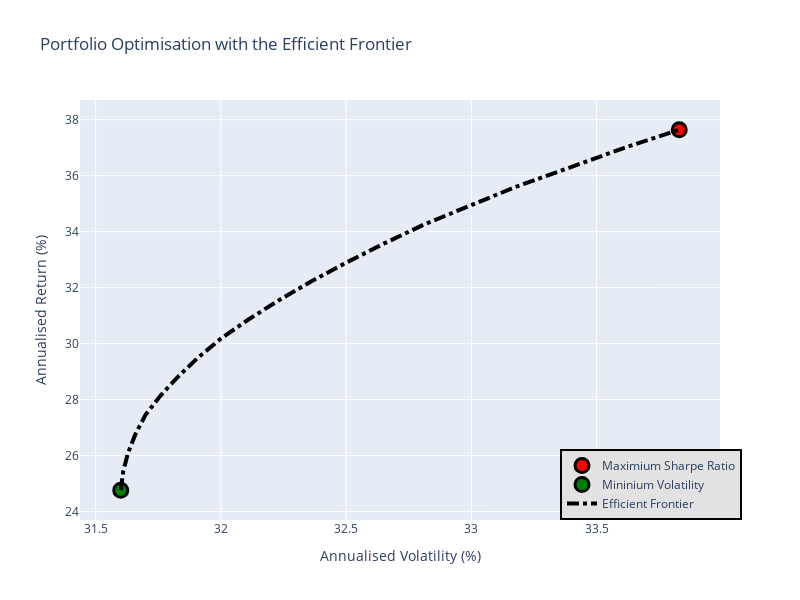

Notebook cell for this chart:
### Code cell
EF_graph(meanReturns, covMatrix)

### Figure 1 — Plotly figure (JSON) as saved in the notebook; plotly's stock layout.template omitted (floating-point values rounded to 4 significant figures)
{"data": [{"marker": {"color": "red", "line": {"color": "black", "width": 3}, "size": 14}, "mode": "markers", "name": "Maximium Sharpe Ratio", "type": "scatter", "x": [33.83], "y": [37.64]}, {"marker": {"color": "green", "line": {"color": "black", "width": 3}, "size": 14}, "mode": "markers", "name": "Mininium Volatility", "type": "scatter", "x": [31.6], "y": [24.76]}, {"line": {"color": "black", "dash": "dashdot", "width": 4}, "mode": "lines", "name": "Efficient Frontier", "type": "scatter", "x": [31.6, 31.61, 31.63, 31.66, 31.7, 31.76, 31.83, 31.91, 32, 32.11, 32.23, 32.36, 32.5, 32.65, 32.81, 32.99, 33.18, 33.39, 33.6, 33.83], "y": [24.76, 25.44, 26.12, 26.79, 27.47, 28.15, 28.83, 29.51, 30.18, 30.86, 31.54, 32.22, 32.89, 33.57, 34.25, 34.93, 35.61, 36.28, 36.96, 37.64]}], "layout": {"height": 600, "legend": {"bgcolor": "#E2E2E2", "bordercolor": "black", "borderwidth": 2, "traceorder": "normal", "x": 0.75, "y": 0}, "showlegend": true, "title": {"text": "Portfolio Optimisation with the Efficient Frontier"}, "width": 800, "xaxis": {"title": {"text": "Annualised Volatility (%)"}}, "yaxis": {"title": {"text": "Annualised Return (%)"}}}}
